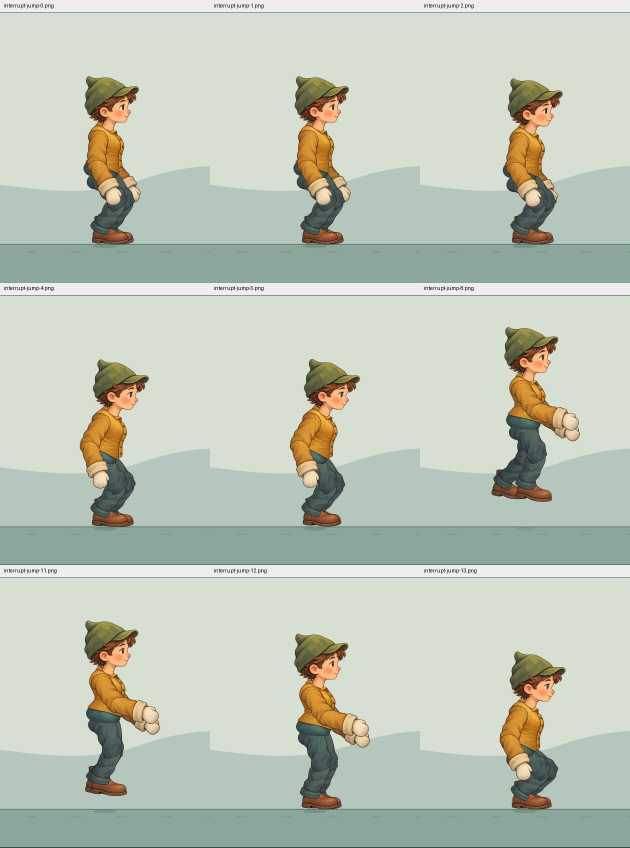
#> input picture experiments/q2-simple-character/qa/visual/evidence-interrupt-jump.jpg, 1260 x 1695 px, given in place of idle-0.png, which was not available (shown at 1/2 size)
$ python package-evidence.py
#> lines starting #> are read from the running program, lines starting #| are printed output that depends on the picture; pictures that were not available may be replaced by others from this repository, and a replacement may not be noted
from PIL import Image, ImageDraw
from pathlib import Path
root=Path('.').resolve()
galleries={
 'evidence-states':['idle-0.png','low-8.png','move-4.png','move-2.png','jump-8.png','jump-low-retarget-18.png'],
 'evidence-route1':[f'route1-{i}.png' for i in [0,3,7,10,13,14,16,17,22]],
 'evidence-route2':[f'route2-{i}.png' for i in [0,4,7,9,11,14,16,18,22]],
 'evidence-interrupt-move':[f'interrupt-move-{i}.png' for i in [0,1,2,3,4,5,6,8,12]],
 'evidence-interrupt-jump':[f'interrupt-jump-{i}.png' for i in [0,1,2,4,5,8,11,12,13]],
 'evidence-manual':[f'manual-{i}.png' for i in [0,1,2,4,5,8,10,11,13]],
 'evidence-jump':[f'jump-{i}.png' for i in [0,2,3,5,8,12,14,15,18]]
}
for name,fs in galleries.items():
 out=Image.new('RGB',(1260,565*((len(fs)+2)//3)),'#eeeeee');d=ImageDraw.Draw(out)
#> after `out = Image.new('RGB', (1260, 565 * ((len(fs) + 2) // 3)), '#eeeeee')`: out: PIL image 1260x1130 RGB; every value is 238
 for i,f in enumerate(fs):
  im=Image.open(f)
#> im is the input picture: PIL image 1260x1695 RGB; mean R, G, B 190.3, 198.4, 184
  if im.width>500:
   cx=im.width//2;im=im.crop((cx-210,0,cx+210,540))
#> after `cx = im.width // 2`: cx = 630
#> after `im = im.crop((cx - 210, 0, cx + 210, 540))`:
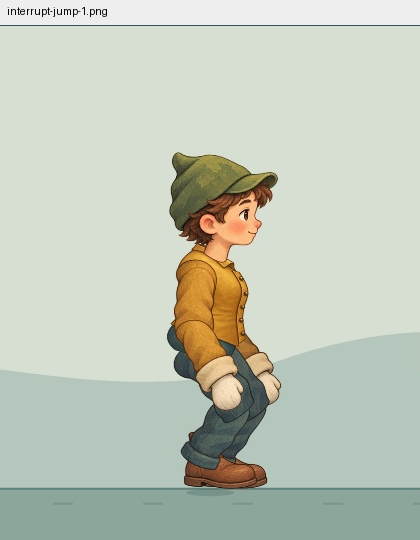
#> im: PIL image 420x540 RGB; mean R, G, B 193.7, 200.7, 185.9
  out.paste(im,(i%3*420,i//3*565+25));d.text((i%3*420+7,i//3*565+5),f,fill='black')
#> after `out.paste(im, (i % 3 * 420, i // 3 * 565 + 25))`:
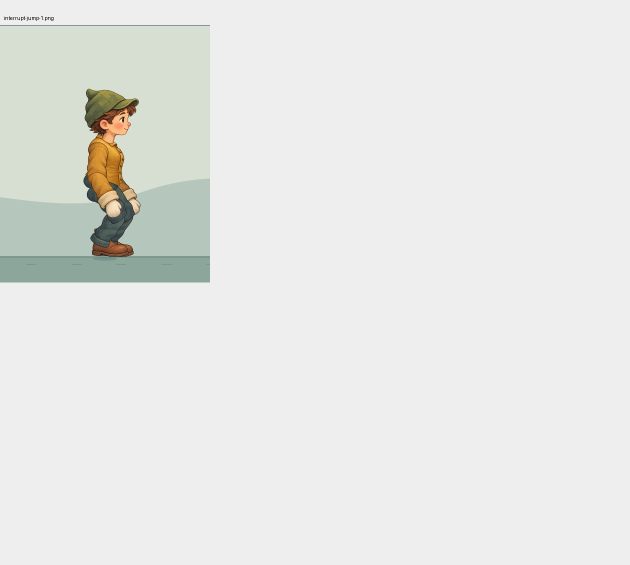
#> out: PIL image 1260x1130 RGB (shown at 1/2 size); mean R, G, B 230.9, 232.1, 229.7
 out.save(name+'.jpg',quality=95)
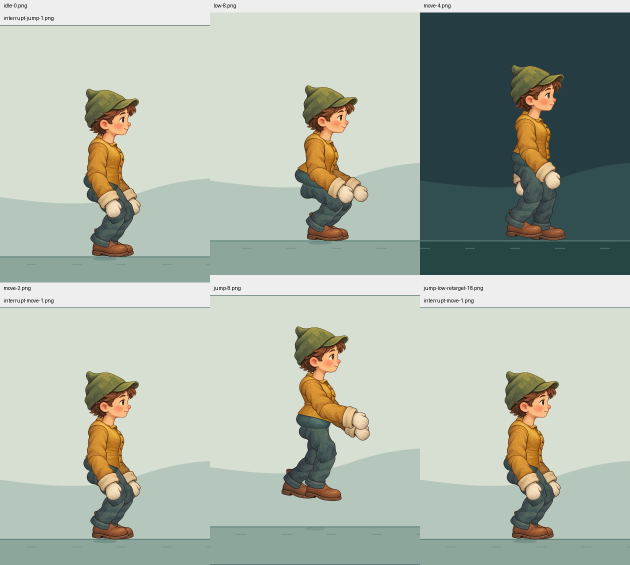
#> saved as evidence-states.jpg: PIL image 1260x1130 RGB (shown at 1/2 size); mean R, G, B 171.8, 181, 169
#> (the run stopped early here; a loop or call above may not have finished)
